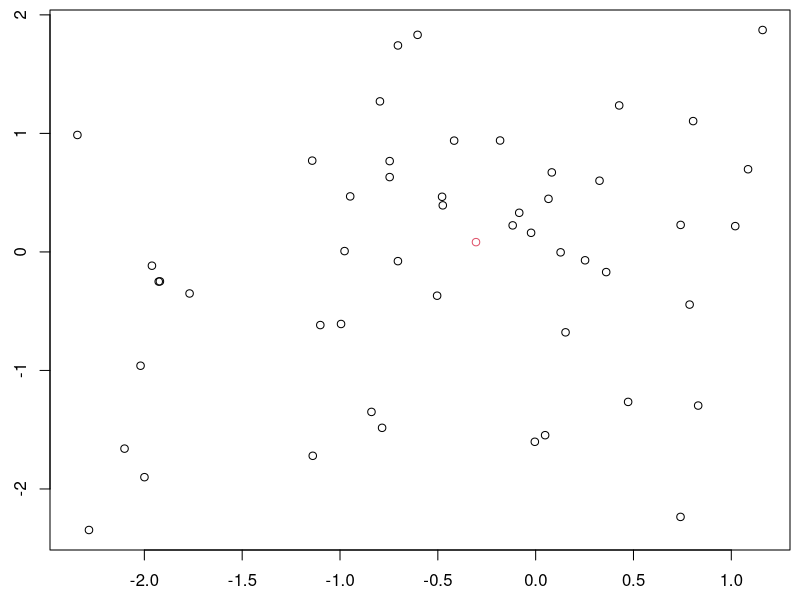

Write R code to recreate this figure.
set.seed(12347)
n <- 50
X <- matrix(rnorm(2*n), nrow=2, byrow=TRUE)
par(mar=c(2.5, 2.5, 0.5, 0.5))

plot(X[1,], X[2,])



# A <- rortho(2)

# X <- A%*%X

# points(Y[1,], Y[2,], col=2)


tret_med <- function(X, IDX=c(1:nrow(X))) {
   S <- rowMeans(X)
   X <- X-S
   T <- X[,IDX]
   Tinv <- solve(T)
   Y <- Tinv %*% X
   M <- apply(Y, 1, median)
   T %*% M + S
}


M <- tret_med(X)
points(M[1], M[2], col=2)
